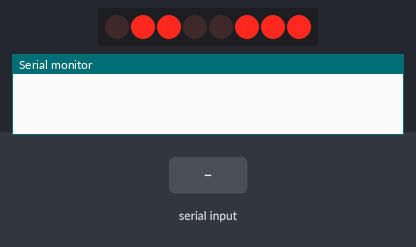
Bench run of a sketch on a simulated ESP32. Shown: 8 shift-register outputs drawn as a row of LEDs (first output left, lit = HIGH), the last lines printed to the serial monitor. Wiring (inferred from the names in the program): shift register (74HC595): data GPIO 2; shift clock GPIO 23; latch GPIO 22. Wiring (inferred from the signals the program sends): row of LEDs: on Q0, Q1, Q2, Q3, Q4, Q5, Q6, Q7. The inputs (shaded band) are chosen by the test bench.

Above: at 1.2 s.
1.3 s: "0000 1\n" received over Serial
At 1.9 s:
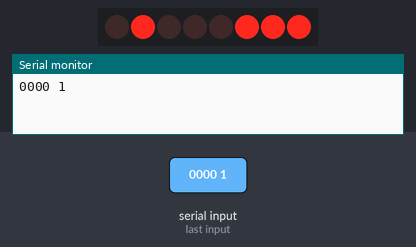
3.0 s: "F 1\n" received over Serial
4.5 s: "0000\n" received over Serial
Timing chart, 0 to 12.0 s (numbered marks = the images above; inputs shaded):
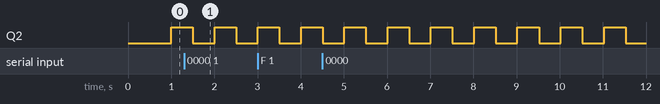

The sketch:

Lantern_rev2.ino
```cpp
#include <Wire.h>
#include <Adafruit_PWMServoDriver.h>

// Definitions - Shift Register Indicators
#define SRI_DATA_PIN 2
#define SRI_LATCH_PIN 22
#define SRI_CLOCK_PIN 23


String payload;

// Declarations - Shift Register Indicators
bool sriBlink = false;
long sriPreviousMillis = 0;
long pcaPreviousMillis = 0;

// Declarations - PCA9685 Modules
Adafruit_PWMServoDriver pca[] = {
  Adafruit_PWMServoDriver(0x40),
  Adafruit_PWMServoDriver(0x41),
  Adafruit_PWMServoDriver(0x42)
};

int pcaCount = 3;
int pcaControllerIndex = 0;
int pcaLedIndex = 0;

bool pcaAllLedsOn = false;

// Declarations - Configurations
String configSource     = "33348";
bool configPcaTestMode  = true;
bool configWsTestMode   = false;

void setup()
{
  // Shift register pin config
  pinMode(SRI_DATA_PIN, OUTPUT);
  pinMode(SRI_LATCH_PIN, OUTPUT);
  pinMode(SRI_CLOCK_PIN, OUTPUT);

  Serial.begin(9600);

  // PCA9685 configuration
  //pwmOne.begin();
  //pwmOne.setPWMFreq(1600);
  setupPca9685();
  //pca1.begin();
  //pca1.setPWMFreq(1600);

//  pca[0].begin();
//  pca[0].setPWMFreq(1600);
}

void setupPca9685() {
  for (int x = 0; x < pcaCount; x++) {
    pca[x].begin();
    pca[x].setPWMFreq(1600);
  }
}


void loop()
{
  int data=50;
  while(Serial.available())
  {
    char c = Serial.read();

    if (c == '\n') {
      Serial.println(payload);
      parseCommand(payload);
      payload = "";
    } else {
      payload += c;
    }


  }

  unsigned long sriCurrentMillis = millis();
  if(sriCurrentMillis - sriPreviousMillis > 500) {

    sriPreviousMillis = sriCurrentMillis;

    setIndicatorLeds();
  }

  if (configPcaTestMode) {
    unsigned long pcaCurrentMillis = millis();
    if(pcaCurrentMillis - pcaPreviousMillis > 500) {

      pcaPreviousMillis = pcaCurrentMillis;

      testModePca();
    }
  }
}

void updateShiftRegisters(int code) {
  digitalWrite(SRI_LATCH_PIN, LOW);
  shiftOut(SRI_DATA_PIN, SRI_CLOCK_PIN, LSBFIRST, code);
  digitalWrite(SRI_LATCH_PIN, HIGH);
}

void parseCommand(String command) {
  String cmd = command.substring(0, command.indexOf(" "));

  if (cmd == "0000") {

    // Configuration commands.
    parseConfigurationFunctions(command);

  } else if (cmd == "1000") {

    // PCA9685 commands.
    parsePca9685Commands(command);

  }
}


// Configuration commands. //
// Indicator LEDs
// Test mode state

void parseConfigurationFunctions(String command) {
  String code = command.substring(command.indexOf(" ") + 1, command.indexOf("F"));

  if (code == "111") {

    // Set source
    // 33348 -
    // 27366 - Arduino Communication
    // 94610 - Windows Serial Port
    parseFunction_111(command);

  } else if (code == "121") {

    // Set Test Mode
    parseFunction_121(command);

  }
}

void parseFunction_111(String command) {
  // Set source
  String source = command.substring(command.indexOf("F") + 2, command.indexOf("S"));

  configSource = source;
}

void parseFunction_121(String command) {
  String source = command.substring(command.indexOf("F") + 2, command.indexOf("S"));

  // Set test mode
  if (source == "10") {
    configPcaTestMode = !configPcaTestMode;
    resetPcaLeds();
  } else if (source == "20") {
    configWsTestMode = !configWsTestMode;
  } else if (source == "30") {

  }

}

void setIndicatorLeds() {
  // Default Power
  int value = 1;

  // State
  value += 2;

  // Source
  value += configSource == "33348" ? 4  : 0; // Windows Serial Port
  value += configSource == "27366" ? 8  : 0; // Arduino Communication
  value += configSource == "94610" ? 16 : 0; // Windows Serial Port

  // Output status (Blinking = Test mode; Steady = Normal)
  value += !configPcaTestMode ? 32 : 0;
  value += configPcaTestMode && sriBlink ? 32 : 0;

  value += !configWsTestMode ? 64 : 0;
  value += configWsTestMode && sriBlink ? 64 : 0;
  value += configWsTestMode && sriBlink ? 128 : 0;

  updateShiftRegisters(value);

  sriBlink = !sriBlink;
}


// PCA9685 Commands //
void parsePca9685Commands(String command) {
  String code = command.substring(command.indexOf(" ") + 1, command.indexOf("F"));

  if (code == "100") {

    // Reset all PCA leds
    resetPcaLeds();

  } else if (code == "111") {

    // Turn on PCA led
    turnOnPcaLed(command);

  } else if (code == "121") {

    // Turn on PCA led
    turnOffPcaLed(command);

  }
}

void testModePca() {
  if (pcaAllLedsOn == false) {
    pca[pcaControllerIndex].setPWM(pcaLedIndex, 4096, 0);
  } else {
    pca[pcaControllerIndex].setPWM(pcaLedIndex, 0, 4096);
  }

  pcaLedIndex++;
  if (pcaLedIndex > 15) {
    pcaControllerIndex++;
    pcaLedIndex = 0;
  }

  if (pcaControllerIndex == pcaCount) {
    pcaControllerIndex = 0;
    pcaAllLedsOn = !pcaAllLedsOn;
  }
}

int getPcaControllerIndex(String command) {
  return command.substring(command.indexOf("F") + 2, command.indexOf("C")).toInt();
}

int getPcaPinIndex(String command) {
  return command.substring(command.indexOf("C") + 2, command.indexOf("X")).toInt();
}

void resetPcaLeds() {
  for (int controller = 0; controller < pcaCount; controller++) {
    for (int index = 0; index < 16; index++) {
      pca[controller].setPWM(index, 0, 4096);
    }
  }

  pcaControllerIndex = 0;
  pcaLedIndex = 0;
}

void turnOnPcaLed(String command) {
  int pcaController = getPcaControllerIndex(command);
  int pcaPin = getPcaPinIndex(command);

  pca[pcaController].setPWM(pcaPin, 4096, 0);
}

void turnOffPcaLed(String command) {
  int pcaController = getPcaControllerIndex(command);
  int pcaPin = getPcaPinIndex(command);

  pca[pcaController].setPWM(pcaPin, 0, 4096);
}
```
